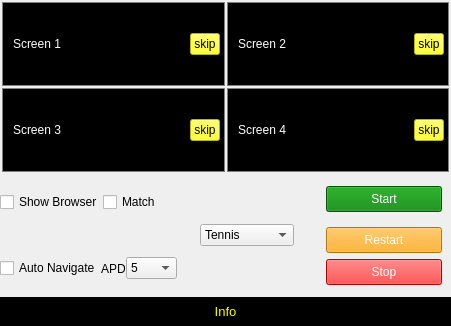
<?xml version="1.0" encoding="UTF-8"?>
<ui version="4.0">
 <class>MainWindow</class>
 <widget class="QMainWindow" name="MainWindow">
  <property name="geometry">
   <rect>
    <x>0</x>
    <y>0</y>
    <width>451</width>
    <height>326</height>
   </rect>
  </property>
  <property name="windowTitle">
   <string>MainWindow</string>
  </property>
  <widget class="QWidget" name="centralwidget">
   <property name="styleSheet">
    <string notr="true">QFrame{
border: none;
}
</string>
   </property>
   <layout class="QVBoxLayout" name="verticalLayout">
    <property name="spacing">
     <number>0</number>
    </property>
    <property name="leftMargin">
     <number>0</number>
    </property>
    <property name="topMargin">
     <number>0</number>
    </property>
    <property name="rightMargin">
     <number>0</number>
    </property>
    <property name="bottomMargin">
     <number>0</number>
    </property>
    <item>
     <widget class="QFrame" name="frame_main">
      <property name="sizePolicy">
       <sizepolicy hsizetype="Preferred" vsizetype="Expanding">
        <horstretch>0</horstretch>
        <verstretch>0</verstretch>
       </sizepolicy>
      </property>
      <property name="styleSheet">
       <string notr="true">QFrame{

color: white;
padding: 1;
}


QPushButton{
padding: 3;
background-color: yellow;
color: black;
}

Line{
border: 1px solid white;
background-color: green;
}


#frame, #frame_2, #frame_3, #frame_4 {
margin:1;
border: 1 solid gray;
background-color: black;
}




</string>
      </property>
      <property name="frameShape">
       <enum>QFrame::StyledPanel</enum>
      </property>
      <property name="frameShadow">
       <enum>QFrame::Raised</enum>
      </property>
      <layout class="QGridLayout" name="gridLayout">
       <property name="leftMargin">
        <number>0</number>
       </property>
       <property name="topMargin">
        <number>0</number>
       </property>
       <property name="rightMargin">
        <number>0</number>
       </property>
       <property name="bottomMargin">
        <number>0</number>
       </property>
       <property name="spacing">
        <number>0</number>
       </property>
       <item row="1" column="1">
        <widget class="QFrame" name="frame_3">
         <property name="sizePolicy">
          <sizepolicy hsizetype="Expanding" vsizetype="Expanding">
           <horstretch>0</horstretch>
           <verstretch>0</verstretch>
          </sizepolicy>
         </property>
         <property name="frameShape">
          <enum>QFrame::StyledPanel</enum>
         </property>
         <property name="frameShadow">
          <enum>QFrame::Raised</enum>
         </property>
         <layout class="QHBoxLayout" name="horizontalLayout_9">
          <property name="spacing">
           <number>2</number>
          </property>
          <property name="leftMargin">
           <number>2</number>
          </property>
          <property name="topMargin">
           <number>2</number>
          </property>
          <property name="rightMargin">
           <number>2</number>
          </property>
          <property name="bottomMargin">
           <number>2</number>
          </property>
          <item>
           <widget class="QFrame" name="frame_17">
            <property name="sizePolicy">
             <sizepolicy hsizetype="Expanding" vsizetype="Preferred">
              <horstretch>0</horstretch>
              <verstretch>0</verstretch>
             </sizepolicy>
            </property>
            <property name="frameShape">
             <enum>QFrame::StyledPanel</enum>
            </property>
            <property name="frameShadow">
             <enum>QFrame::Raised</enum>
            </property>
            <layout class="QVBoxLayout" name="verticalLayout_12">
             <property name="spacing">
              <number>2</number>
             </property>
             <property name="leftMargin">
              <number>2</number>
             </property>
             <property name="topMargin">
              <number>2</number>
             </property>
             <property name="rightMargin">
              <number>2</number>
             </property>
             <property name="bottomMargin">
              <number>2</number>
             </property>
             <item>
              <widget class="QLabel" name="label_screen4">
               <property name="font">
                <font>
                 <pointsize>9</pointsize>
                </font>
               </property>
               <property name="text">
                <string>Screen 4</string>
               </property>
               <property name="alignment">
                <set>Qt::AlignLeading|Qt::AlignLeft|Qt::AlignVCenter</set>
               </property>
               <property name="wordWrap">
                <bool>false</bool>
               </property>
               <property name="openExternalLinks">
                <bool>true</bool>
               </property>
              </widget>
             </item>
            </layout>
           </widget>
          </item>
          <item>
           <widget class="QFrame" name="frame_16">
            <property name="frameShape">
             <enum>QFrame::StyledPanel</enum>
            </property>
            <property name="frameShadow">
             <enum>QFrame::Raised</enum>
            </property>
            <layout class="QVBoxLayout" name="verticalLayout_11">
             <property name="spacing">
              <number>0</number>
             </property>
             <property name="leftMargin">
              <number>0</number>
             </property>
             <property name="topMargin">
              <number>0</number>
             </property>
             <property name="rightMargin">
              <number>0</number>
             </property>
             <property name="bottomMargin">
              <number>0</number>
             </property>
             <item>
              <widget class="QPushButton" name="button_skip4">
               <property name="cursor">
                <cursorShape>PointingHandCursor</cursorShape>
               </property>
               <property name="styleSheet">
                <string notr="true"/>
               </property>
               <property name="text">
                <string>skip</string>
               </property>
              </widget>
             </item>
            </layout>
           </widget>
          </item>
         </layout>
        </widget>
       </item>
       <item row="1" column="0">
        <widget class="QFrame" name="frame_2">
         <property name="sizePolicy">
          <sizepolicy hsizetype="Expanding" vsizetype="Expanding">
           <horstretch>0</horstretch>
           <verstretch>0</verstretch>
          </sizepolicy>
         </property>
         <property name="frameShape">
          <enum>QFrame::StyledPanel</enum>
         </property>
         <property name="frameShadow">
          <enum>QFrame::Raised</enum>
         </property>
         <layout class="QHBoxLayout" name="horizontalLayout_5">
          <property name="spacing">
           <number>2</number>
          </property>
          <property name="leftMargin">
           <number>2</number>
          </property>
          <property name="topMargin">
           <number>2</number>
          </property>
          <property name="rightMargin">
           <number>2</number>
          </property>
          <property name="bottomMargin">
           <number>2</number>
          </property>
          <item>
           <widget class="QFrame" name="frame_15">
            <property name="sizePolicy">
             <sizepolicy hsizetype="Expanding" vsizetype="Preferred">
              <horstretch>0</horstretch>
              <verstretch>0</verstretch>
             </sizepolicy>
            </property>
            <property name="frameShape">
             <enum>QFrame::StyledPanel</enum>
            </property>
            <property name="frameShadow">
             <enum>QFrame::Raised</enum>
            </property>
            <layout class="QVBoxLayout" name="verticalLayout_10">
             <property name="spacing">
              <number>2</number>
             </property>
             <property name="leftMargin">
              <number>2</number>
             </property>
             <property name="topMargin">
              <number>2</number>
             </property>
             <property name="rightMargin">
              <number>2</number>
             </property>
             <property name="bottomMargin">
              <number>2</number>
             </property>
             <item>
              <widget class="QLabel" name="label_screen3">
               <property name="font">
                <font>
                 <pointsize>9</pointsize>
                </font>
               </property>
               <property name="text">
                <string>Screen 3</string>
               </property>
               <property name="alignment">
                <set>Qt::AlignLeading|Qt::AlignLeft|Qt::AlignVCenter</set>
               </property>
               <property name="wordWrap">
                <bool>false</bool>
               </property>
              </widget>
             </item>
            </layout>
           </widget>
          </item>
          <item>
           <widget class="QFrame" name="frame_14">
            <property name="frameShape">
             <enum>QFrame::StyledPanel</enum>
            </property>
            <property name="frameShadow">
             <enum>QFrame::Raised</enum>
            </property>
            <layout class="QVBoxLayout" name="verticalLayout_9">
             <property name="spacing">
              <number>0</number>
             </property>
             <property name="leftMargin">
              <number>0</number>
             </property>
             <property name="topMargin">
              <number>0</number>
             </property>
             <property name="rightMargin">
              <number>0</number>
             </property>
             <property name="bottomMargin">
              <number>0</number>
             </property>
             <item>
              <widget class="QPushButton" name="button_skip3">
               <property name="cursor">
                <cursorShape>PointingHandCursor</cursorShape>
               </property>
               <property name="styleSheet">
                <string notr="true"/>
               </property>
               <property name="text">
                <string>skip</string>
               </property>
              </widget>
             </item>
            </layout>
           </widget>
          </item>
         </layout>
        </widget>
       </item>
       <item row="0" column="0">
        <widget class="QFrame" name="frame">
         <property name="sizePolicy">
          <sizepolicy hsizetype="Expanding" vsizetype="Expanding">
           <horstretch>0</horstretch>
           <verstretch>0</verstretch>
          </sizepolicy>
         </property>
         <property name="frameShape">
          <enum>QFrame::StyledPanel</enum>
         </property>
         <property name="frameShadow">
          <enum>QFrame::Raised</enum>
         </property>
         <layout class="QHBoxLayout" name="horizontalLayout_3">
          <property name="spacing">
           <number>2</number>
          </property>
          <property name="leftMargin">
           <number>2</number>
          </property>
          <property name="topMargin">
           <number>2</number>
          </property>
          <property name="rightMargin">
           <number>2</number>
          </property>
          <property name="bottomMargin">
           <number>2</number>
          </property>
          <item>
           <widget class="QFrame" name="frame_5">
            <property name="sizePolicy">
             <sizepolicy hsizetype="Expanding" vsizetype="Preferred">
              <horstretch>0</horstretch>
              <verstretch>0</verstretch>
             </sizepolicy>
            </property>
            <property name="frameShape">
             <enum>QFrame::StyledPanel</enum>
            </property>
            <property name="frameShadow">
             <enum>QFrame::Raised</enum>
            </property>
            <layout class="QVBoxLayout" name="verticalLayout_5">
             <property name="spacing">
              <number>2</number>
             </property>
             <property name="leftMargin">
              <number>2</number>
             </property>
             <property name="topMargin">
              <number>2</number>
             </property>
             <property name="rightMargin">
              <number>2</number>
             </property>
             <property name="bottomMargin">
              <number>2</number>
             </property>
             <item>
              <widget class="QLabel" name="label_screen1">
               <property name="font">
                <font>
                 <pointsize>9</pointsize>
                </font>
               </property>
               <property name="text">
                <string>Screen 1</string>
               </property>
               <property name="alignment">
                <set>Qt::AlignLeading|Qt::AlignLeft|Qt::AlignVCenter</set>
               </property>
               <property name="wordWrap">
                <bool>false</bool>
               </property>
              </widget>
             </item>
            </layout>
           </widget>
          </item>
          <item>
           <widget class="QFrame" name="frame_6">
            <property name="frameShape">
             <enum>QFrame::StyledPanel</enum>
            </property>
            <property name="frameShadow">
             <enum>QFrame::Raised</enum>
            </property>
            <layout class="QVBoxLayout" name="verticalLayout_4">
             <property name="spacing">
              <number>0</number>
             </property>
             <property name="leftMargin">
              <number>0</number>
             </property>
             <property name="topMargin">
              <number>0</number>
             </property>
             <property name="rightMargin">
              <number>0</number>
             </property>
             <property name="bottomMargin">
              <number>0</number>
             </property>
             <item>
              <widget class="QPushButton" name="button_skip1">
               <property name="cursor">
                <cursorShape>PointingHandCursor</cursorShape>
               </property>
               <property name="styleSheet">
                <string notr="true"/>
               </property>
               <property name="text">
                <string>skip</string>
               </property>
              </widget>
             </item>
            </layout>
           </widget>
          </item>
         </layout>
        </widget>
       </item>
       <item row="0" column="1">
        <widget class="QFrame" name="frame_4">
         <property name="sizePolicy">
          <sizepolicy hsizetype="Expanding" vsizetype="Expanding">
           <horstretch>0</horstretch>
           <verstretch>0</verstretch>
          </sizepolicy>
         </property>
         <property name="frameShape">
          <enum>QFrame::StyledPanel</enum>
         </property>
         <property name="frameShadow">
          <enum>QFrame::Raised</enum>
         </property>
         <layout class="QHBoxLayout" name="horizontalLayout_4">
          <property name="spacing">
           <number>2</number>
          </property>
          <property name="leftMargin">
           <number>2</number>
          </property>
          <property name="topMargin">
           <number>2</number>
          </property>
          <property name="rightMargin">
           <number>2</number>
          </property>
          <property name="bottomMargin">
           <number>2</number>
          </property>
          <item>
           <widget class="QFrame" name="frame_13">
            <property name="sizePolicy">
             <sizepolicy hsizetype="Expanding" vsizetype="Preferred">
              <horstretch>0</horstretch>
              <verstretch>0</verstretch>
             </sizepolicy>
            </property>
            <property name="frameShape">
             <enum>QFrame::StyledPanel</enum>
            </property>
            <property name="frameShadow">
             <enum>QFrame::Raised</enum>
            </property>
            <layout class="QVBoxLayout" name="verticalLayout_8">
             <property name="spacing">
              <number>2</number>
             </property>
             <property name="leftMargin">
              <number>2</number>
             </property>
             <property name="topMargin">
              <number>2</number>
             </property>
             <property name="rightMargin">
              <number>2</number>
             </property>
             <property name="bottomMargin">
              <number>2</number>
             </property>
             <item>
              <widget class="QLabel" name="label_screen2">
               <property name="font">
                <font>
                 <pointsize>9</pointsize>
                </font>
               </property>
               <property name="text">
                <string>Screen 2</string>
               </property>
               <property name="alignment">
                <set>Qt::AlignLeading|Qt::AlignLeft|Qt::AlignVCenter</set>
               </property>
               <property name="wordWrap">
                <bool>false</bool>
               </property>
               <property name="openExternalLinks">
                <bool>true</bool>
               </property>
              </widget>
             </item>
            </layout>
           </widget>
          </item>
          <item>
           <widget class="QFrame" name="frame_12">
            <property name="frameShape">
             <enum>QFrame::StyledPanel</enum>
            </property>
            <property name="frameShadow">
             <enum>QFrame::Raised</enum>
            </property>
            <layout class="QVBoxLayout" name="verticalLayout_7">
             <property name="spacing">
              <number>0</number>
             </property>
             <property name="leftMargin">
              <number>0</number>
             </property>
             <property name="topMargin">
              <number>0</number>
             </property>
             <property name="rightMargin">
              <number>0</number>
             </property>
             <property name="bottomMargin">
              <number>0</number>
             </property>
             <item>
              <widget class="QPushButton" name="button_skip2">
               <property name="cursor">
                <cursorShape>PointingHandCursor</cursorShape>
               </property>
               <property name="styleSheet">
                <string notr="true"/>
               </property>
               <property name="text">
                <string>skip</string>
               </property>
              </widget>
             </item>
            </layout>
           </widget>
          </item>
         </layout>
        </widget>
       </item>
      </layout>
     </widget>
    </item>
    <item>
     <widget class="Line" name="line_9">
      <property name="orientation">
       <enum>Qt::Horizontal</enum>
      </property>
     </widget>
    </item>
    <item>
     <widget class="QFrame" name="frame_settings">
      <property name="styleSheet">
       <string notr="true">
Line{
color: white;
background-color: white;
border: 1px solid white;
}
</string>
      </property>
      <property name="frameShape">
       <enum>QFrame::StyledPanel</enum>
      </property>
      <property name="frameShadow">
       <enum>QFrame::Raised</enum>
      </property>
      <layout class="QHBoxLayout" name="horizontalLayout_2">
       <property name="spacing">
        <number>0</number>
       </property>
       <property name="leftMargin">
        <number>0</number>
       </property>
       <property name="topMargin">
        <number>0</number>
       </property>
       <property name="rightMargin">
        <number>0</number>
       </property>
       <property name="bottomMargin">
        <number>0</number>
       </property>
       <item>
        <widget class="QFrame" name="frame_settings_2">
         <property name="styleSheet">
          <string notr="true">Line{
border: 1px solid white;
}</string>
         </property>
         <property name="frameShape">
          <enum>QFrame::StyledPanel</enum>
         </property>
         <property name="frameShadow">
          <enum>QFrame::Raised</enum>
         </property>
         <layout class="QHBoxLayout" name="horizontalLayout">
          <property name="spacing">
           <number>0</number>
          </property>
          <property name="leftMargin">
           <number>0</number>
          </property>
          <property name="topMargin">
           <number>0</number>
          </property>
          <property name="rightMargin">
           <number>0</number>
          </property>
          <property name="bottomMargin">
           <number>0</number>
          </property>
          <item>
           <widget class="QFrame" name="frame_7">
            <property name="sizePolicy">
             <sizepolicy hsizetype="Expanding" vsizetype="Preferred">
              <horstretch>0</horstretch>
              <verstretch>0</verstretch>
             </sizepolicy>
            </property>
            <property name="frameShape">
             <enum>QFrame::StyledPanel</enum>
            </property>
            <property name="frameShadow">
             <enum>QFrame::Raised</enum>
            </property>
            <layout class="QVBoxLayout" name="verticalLayout_3">
             <property name="spacing">
              <number>6</number>
             </property>
             <property name="leftMargin">
              <number>0</number>
             </property>
             <property name="topMargin">
              <number>0</number>
             </property>
             <property name="rightMargin">
              <number>0</number>
             </property>
             <property name="bottomMargin">
              <number>0</number>
             </property>
             <item>
              <widget class="QFrame" name="frame_8">
               <property name="frameShape">
                <enum>QFrame::StyledPanel</enum>
               </property>
               <property name="frameShadow">
                <enum>QFrame::Raised</enum>
               </property>
               <layout class="QHBoxLayout" name="horizontalLayout_7" stretch="0,0">
                <property name="spacing">
                 <number>0</number>
                </property>
                <property name="leftMargin">
                 <number>0</number>
                </property>
                <property name="topMargin">
                 <number>0</number>
                </property>
                <property name="rightMargin">
                 <number>0</number>
                </property>
                <property name="bottomMargin">
                 <number>0</number>
                </property>
                <item>
                 <widget class="QCheckBox" name="checkBoxShowBrowser">
                  <property name="text">
                   <string>Show Browser</string>
                  </property>
                 </widget>
                </item>
                <item>
                 <widget class="QCheckBox" name="checkBoxMatch">
                  <property name="toolTip">
                   <string>&lt;html&gt;&lt;head/&gt;&lt;body&gt;&lt;p&gt;Check to use match data&lt;/p&gt;&lt;p&gt;Uncheck to user set/quarterly data as it applies&lt;/p&gt;&lt;/body&gt;&lt;/html&gt;</string>
                  </property>
                  <property name="text">
                   <string>Match</string>
                  </property>
                 </widget>
                </item>
               </layout>
              </widget>
             </item>
             <item>
              <widget class="Line" name="line_8">
               <property name="orientation">
                <enum>Qt::Horizontal</enum>
               </property>
              </widget>
             </item>
             <item>
              <widget class="QFrame" name="frame_9">
               <property name="frameShape">
                <enum>QFrame::StyledPanel</enum>
               </property>
               <property name="frameShadow">
                <enum>QFrame::Raised</enum>
               </property>
               <layout class="QHBoxLayout" name="horizontalLayout_6">
                <property name="spacing">
                 <number>0</number>
                </property>
                <property name="leftMargin">
                 <number>0</number>
                </property>
                <property name="topMargin">
                 <number>0</number>
                </property>
                <property name="rightMargin">
                 <number>0</number>
                </property>
                <property name="bottomMargin">
                 <number>0</number>
                </property>
                <item>
                 <widget class="QCheckBox" name="checkBoxAutoNavigate">
                  <property name="text">
                   <string>Auto Navigate</string>
                  </property>
                 </widget>
                </item>
                <item>
                 <widget class="QFrame" name="frame_11">
                  <property name="frameShape">
                   <enum>QFrame::StyledPanel</enum>
                  </property>
                  <property name="frameShadow">
                   <enum>QFrame::Raised</enum>
                  </property>
                  <layout class="QHBoxLayout" name="horizontalLayout_8">
                   <property name="spacing">
                    <number>0</number>
                   </property>
                   <property name="leftMargin">
                    <number>0</number>
                   </property>
                   <property name="topMargin">
                    <number>0</number>
                   </property>
                   <property name="rightMargin">
                    <number>0</number>
                   </property>
                   <property name="bottomMargin">
                    <number>0</number>
                   </property>
                   <item>
                    <widget class="QLabel" name="label">
                     <property name="toolTip">
                      <string>Allowable Probability Difference</string>
                     </property>
                     <property name="text">
                      <string>APD</string>
                     </property>
                    </widget>
                   </item>
                   <item>
                    <widget class="QComboBox" name="comboBoxAPD">
                     <item>
                      <property name="text">
                       <string>5</string>
                      </property>
                     </item>
                     <item>
                      <property name="text">
                       <string>10</string>
                      </property>
                     </item>
                     <item>
                      <property name="text">
                       <string>15</string>
                      </property>
                     </item>
                     <item>
                      <property name="text">
                       <string>20</string>
                      </property>
                     </item>
                     <item>
                      <property name="text">
                       <string>25</string>
                      </property>
                     </item>
                     <item>
                      <property name="text">
                       <string>30</string>
                      </property>
                     </item>
                     <item>
                      <property name="text">
                       <string>35</string>
                      </property>
                     </item>
                     <item>
                      <property name="text">
                       <string>40</string>
                      </property>
                     </item>
                     <item>
                      <property name="text">
                       <string>45</string>
                      </property>
                     </item>
                     <item>
                      <property name="text">
                       <string>50</string>
                      </property>
                     </item>
                     <item>
                      <property name="text">
                       <string>55</string>
                      </property>
                     </item>
                     <item>
                      <property name="text">
                       <string>60</string>
                      </property>
                     </item>
                     <item>
                      <property name="text">
                       <string>65</string>
                      </property>
                     </item>
                     <item>
                      <property name="text">
                       <string>70</string>
                      </property>
                     </item>
                     <item>
                      <property name="text">
                       <string>75</string>
                      </property>
                     </item>
                     <item>
                      <property name="text">
                       <string>80</string>
                      </property>
                     </item>
                     <item>
                      <property name="text">
                       <string>85</string>
                      </property>
                     </item>
                     <item>
                      <property name="text">
                       <string>90</string>
                      </property>
                     </item>
                     <item>
                      <property name="text">
                       <string>90</string>
                      </property>
                     </item>
                     <item>
                      <property name="text">
                       <string>100</string>
                      </property>
                     </item>
                    </widget>
                   </item>
                  </layout>
                 </widget>
                </item>
               </layout>
              </widget>
             </item>
            </layout>
           </widget>
          </item>
          <item>
           <widget class="Line" name="line_6">
            <property name="orientation">
             <enum>Qt::Vertical</enum>
            </property>
           </widget>
          </item>
          <item>
           <widget class="QFrame" name="frame_10">
            <property name="sizePolicy">
             <sizepolicy hsizetype="Expanding" vsizetype="Preferred">
              <horstretch>0</horstretch>
              <verstretch>0</verstretch>
             </sizepolicy>
            </property>
            <property name="frameShape">
             <enum>QFrame::StyledPanel</enum>
            </property>
            <property name="frameShadow">
             <enum>QFrame::Raised</enum>
            </property>
            <layout class="QVBoxLayout" name="verticalLayout_6">
             <property name="spacing">
              <number>10</number>
             </property>
             <property name="leftMargin">
              <number>20</number>
             </property>
             <property name="topMargin">
              <number>0</number>
             </property>
             <property name="rightMargin">
              <number>20</number>
             </property>
             <property name="bottomMargin">
              <number>0</number>
             </property>
             <item>
              <widget class="QComboBox" name="comboBoxGames">
               <item>
                <property name="text">
                 <string>Tennis</string>
                </property>
               </item>
               <item>
                <property name="text">
                 <string>Basketball</string>
                </property>
               </item>
               <item>
                <property name="text">
                 <string>Football</string>
                </property>
               </item>
              </widget>
             </item>
            </layout>
           </widget>
          </item>
          <item>
           <widget class="Line" name="line_7">
            <property name="orientation">
             <enum>Qt::Vertical</enum>
            </property>
           </widget>
          </item>
          <item>
           <widget class="QFrame" name="frame_18">
            <property name="sizePolicy">
             <sizepolicy hsizetype="Expanding" vsizetype="Preferred">
              <horstretch>0</horstretch>
              <verstretch>0</verstretch>
             </sizepolicy>
            </property>
            <property name="styleSheet">
             <string notr="true">

QPushButton{
padding:5 35;
font: 10pt &quot;MS Shell Dlg 2&quot;;
}

</string>
            </property>
            <property name="frameShape">
             <enum>QFrame::StyledPanel</enum>
            </property>
            <property name="frameShadow">
             <enum>QFrame::Raised</enum>
            </property>
            <layout class="QVBoxLayout" name="verticalLayout_13">
             <item>
              <widget class="QPushButton" name="button_start">
               <property name="styleSheet">
                <string notr="true">background-color: green;
color: white;</string>
               </property>
               <property name="text">
                <string>Start</string>
               </property>
              </widget>
             </item>
             <item>
              <widget class="Line" name="line_5">
               <property name="orientation">
                <enum>Qt::Horizontal</enum>
               </property>
              </widget>
             </item>
             <item>
              <widget class="QPushButton" name="button_restart">
               <property name="styleSheet">
                <string notr="true">background-color: orange;
color: white;</string>
               </property>
               <property name="text">
                <string>Restart</string>
               </property>
              </widget>
             </item>
             <item>
              <widget class="QPushButton" name="button_stop">
               <property name="styleSheet">
                <string notr="true">background-color: red;
color: white;</string>
               </property>
               <property name="text">
                <string>Stop</string>
               </property>
              </widget>
             </item>
            </layout>
           </widget>
          </item>
         </layout>
        </widget>
       </item>
      </layout>
     </widget>
    </item>
    <item>
     <widget class="Line" name="line_10">
      <property name="orientation">
       <enum>Qt::Horizontal</enum>
      </property>
     </widget>
    </item>
    <item>
     <widget class="QFrame" name="frame_info">
      <property name="styleSheet">
       <string notr="true">background-color: black;
color: yellow;</string>
      </property>
      <property name="frameShape">
       <enum>QFrame::StyledPanel</enum>
      </property>
      <property name="frameShadow">
       <enum>QFrame::Raised</enum>
      </property>
      <layout class="QVBoxLayout" name="verticalLayout_2">
       <property name="spacing">
        <number>2</number>
       </property>
       <property name="leftMargin">
        <number>2</number>
       </property>
       <property name="topMargin">
        <number>2</number>
       </property>
       <property name="rightMargin">
        <number>2</number>
       </property>
       <property name="bottomMargin">
        <number>2</number>
       </property>
       <item>
        <widget class="QLabel" name="label_info">
         <property name="font">
          <font>
           <pointsize>10</pointsize>
          </font>
         </property>
         <property name="styleSheet">
          <string notr="true">padding: 5;</string>
         </property>
         <property name="text">
          <string>Info</string>
         </property>
         <property name="alignment">
          <set>Qt::AlignCenter</set>
         </property>
         <property name="wordWrap">
          <bool>true</bool>
         </property>
        </widget>
       </item>
      </layout>
     </widget>
    </item>
   </layout>
  </widget>
 </widget>
 <resources/>
 <connections/>
</ui>
